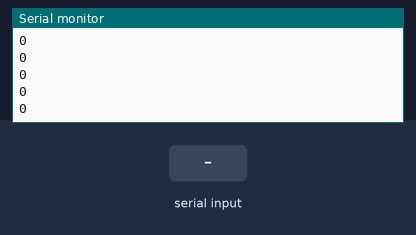
A sketch run on a simulated Arduino Uno, built with avr-gcc and run on an emulated ATmega328P. Parts: the last lines printed to the serial monitor. Inputs (shaded band) come from the test bench.

Above: at 1.2 s.
1.3 s: byte 30 received over Serial
At 1.56 s:
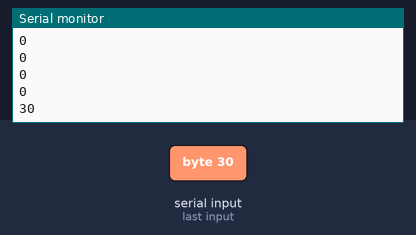
2.8 s: byte 90 received over Serial
At 2.96 s:
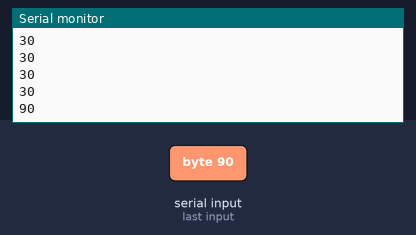
4.3 s: byte 120 received over Serial
At 4.56 s:
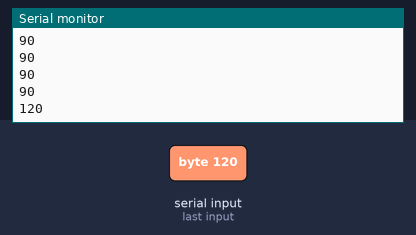
Timing chart, 0 to 7.3 s (numbered marks = the images above; inputs shaded):
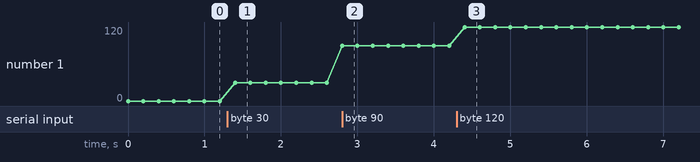

The sketch:

display-to-arduino.ino
```cpp
#include<Servo.h>

//Servo myservo;
void setup() {
  Serial.begin(9600);
 // myservo.attach(9);

}
int val;
//String data_recvd="hello";
void loop() {
if(Serial.available())
{
 val=Serial.read();
}
Serial.println(val);
 delay(200);
}
```

Measured:
- after the input at 1.3 s, the serial monitor: prints a new line after 0.10 s (image 1)
- after the input at 2.8 s, the serial monitor: prints a new line at once (image 2)
- after the input at 4.3 s, the serial monitor: prints a new line after 0.10 s (image 3)
- plotted number 1: 0 → 30 after the input at 1.3 s, 30 → 90 after the input at 2.8 s, 90 → 120 after the input at 4.3 s
